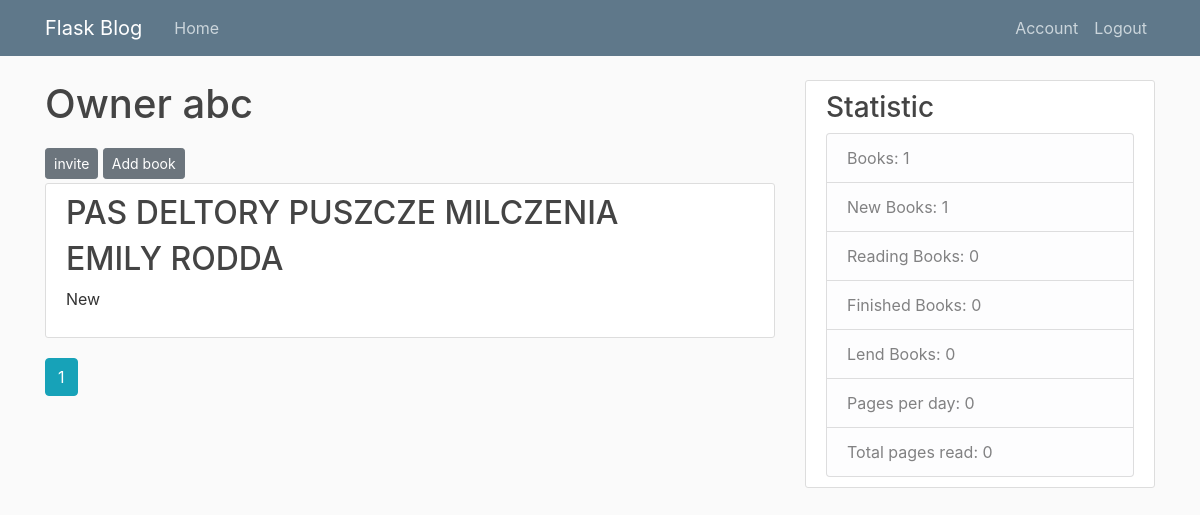
The page /library/2 (signed in) on the database its author committed.
### flask_lib/models.py (models this page shows, shortened)
class User(db.Model, UserMixin):
    id = db.Column(db.Integer, primary_key=True)
    username = db.Column(db.String(20), unique=True, nullable=False)
    email = db.Column(db.String(120), unique=True, nullable=False)
    image_file = db.Column(db.String(20), nullable=False, default='default.jpg')
    password = db.Column(db.String(60), nullable=False)
    active = db.Column(db.Boolean, nullable=False, default=False)
    pages = db.Column(db.Integer, nullable=False, default=0)
    days = db.Column(db.Integer, nullable=False, default=0)
    Library = db.relationship('Library', backref='owner', lazy=True, uselist=False)
    Libraries = db.relationship('Library', secondary=membership, backref='member', lazy=True)
    Books = db.relationship('BCopy', backref='owner', lazy=True)

class BCopy(db.Model):
    id = db.Column(db.Integer, primary_key=True)
    status = db.Column(db.String(20), nullable=False, default='New')
    lend = db.Column(db.Boolean, nullable=False, default=False)
    guest = db.Column(db.Boolean, nullable=False, default=False)
    date = db.Column(db.DateTime, nullable=False, default=datetime.utcnow())
    owner_id = db.Column(db.Integer, db.ForeignKey('user.id'), nullable=False)
    lib_id = db.Column(db.Integer, db.ForeignKey('library.id'), nullable=False)
    book_id = db.Column(db.Integer, db.ForeignKey('book.id'), nullable=False)
    lend_id = db.Column(db.Integer, nullable=True)
    History = db.relationship('History', backref='book', lazy=True)

class Book(db.Model):
    id = db.Column(db.Integer, primary_key=True)
    title = db.Column(db.String(100), nullable=False, unique=True)
    author = db.Column(db.String(100), nullable=False)
    pages = db.Column(db.Integer, nullable=False)
    Copies = db.relationship('BCopy', backref='original', lazy=True)

### flask_lib/main/routes.py (the view)
@main.route('/library/<int:lib_id>')
@login_required
def library(lib_id):
    page = request.args.get('page', 1, type=int)
    lib = Library.query.get_or_404(lib_id)
    user = lib.owner
    if user != current_user and lib not in current_user.Libraries:
        flash('You cant view this library.', 'danger')
        return redirect(url_for('main.home'))
    books = BCopy.query.filter_by(part=lib).paginate(page=page, per_page=5)
    data = {'Reading': 0, 'Finished': 0, 'Lend': 0, 'New': 0, 'PD': 0}
    for book in books.items:
        if book.lend:
            data['Lend'] += 1
        else:
            data[book.status] += 1
    if user.days > 0:
        data['PD'] = user.pages / user.days
    return render_template('library.html', books=books, lib=lib, data=data)

### flask_lib/models.py (called while the page is built)
@login_manager.user_loader
def load_user(user_id):
    return User.query.get(int(user_id))

### flask_lib/templates/library.html
{% extends "layout.html" %}
{% block content %}
<h1 class="mb-3">Owner {{ lib.owner.username }}</h1>
{% if lib.owner == current_user %}
<a class="btn btn-secondary btn-sm mt-1 mb-1" href="{{ url_for('main.invite', lib_id=lib.id) }}">invite</a>
<a class="btn btn-secondary btn-sm mt-1 mb-1" href="{{ url_for('books.book_list') }}">Add book</a>
{% endif %}
{% for book in books.items %}
<article class="media content-section">
    <div class="media-body">
        <h2><a class="article-title" href="{{ url_for('books.book', book_id=book.id) }}">{{ book.original.title }}</a></h2>
        <h2>{{ book.original.author }}</h2>
        {% if book.lend %}
        <p class="article-content">Lend</p>
        {% else %}
        <p class="article-content">{{ book.status }}</p>
        {% endif %}
    </div>
</article>
{% endfor %}
{% for page_num in books.iter_pages(left_edge=2, right_edge=2, left_current=1, right_current=2) %}
    {% if page_num %}
        {% if books.page == page_num %}
            <a class="btn btn-info mb-4" href="{{url_for('main.library', lib_id=lib.id, page=page_num) }}">{{ page_num }}</a>
        {% else %}
            <a class="btn btn-outline-info mb-4" href="{{url_for('main.library', lib_id=lib.id, page=page_num) }}">{{ page_num }}</a>
        {% endif %}
    {% else %}
        ...
    {% endif %}
{% endfor %}
{% endblock content %}
{% block side %}
<div class="col-md-4">
    <div class="content-section">
        <h3>Statistic</h3>
        <ul class="list-group">
            <li class="list-group-item list-group-item-light">Books: {{ books.total }}</li>
            <li class="list-group-item list-group-item-light">New Books: {{ data['New'] }}</li>
            <li class="list-group-item list-group-item-light">Reading Books: {{ data['Reading'] }}</li>
            <li class="list-group-item list-group-item-light">Finished Books: {{ data['Finished'] }}</li>
            <li class="list-group-item list-group-item-light">Lend Books: {{ data['Lend'] }}</li>
            <li class="list-group-item list-group-item-light">Pages per day: {{ data['PD'] }}</li>
            <li class="list-group-item list-group-item-light">Total pages read: {{ lib.owner.pages }}</li>
        </ul>
    </div>
</div>
{% endblock side %}

### rows shown on the page
User: owner.username "abc", owner.pages "0"
BCopy: original "PAS DELTORY PUSZCZE MILCZENIA", original.author "EMILY RODDA", status "New"

### other values the page prints
{{ page_num }} "1"
{{ books.total }} "1"
{{ data['New'] }} "1"
{{ data['Reading'] }} "0"
{{ data['Finished'] }} "0"
{{ data['Lend'] }} "0"
{{ data['PD'] }} "0"
